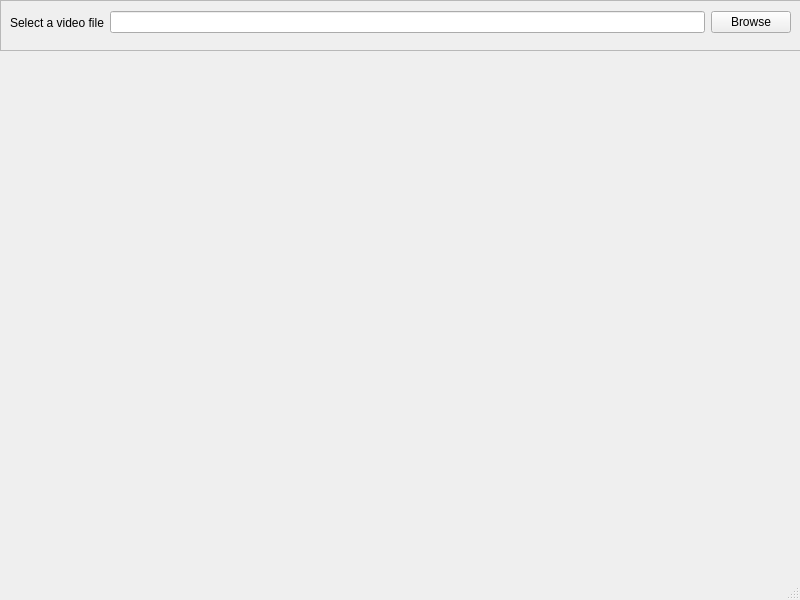
<?xml version="1.0" encoding="UTF-8"?>
<ui version="4.0">
 <class>MainWindow</class>
 <widget class="QMainWindow" name="MainWindow">
  <property name="geometry">
   <rect>
    <x>0</x>
    <y>0</y>
    <width>800</width>
    <height>600</height>
   </rect>
  </property>
  <property name="windowTitle">
   <string>Video Quality Metrics</string>
  </property>
  <widget class="QWidget" name="centralwidget">
   <widget class="QFrame" name="frame">
    <property name="geometry">
     <rect>
      <x>0</x>
      <y>0</y>
      <width>801</width>
      <height>51</height>
     </rect>
    </property>
    <property name="frameShape">
     <enum>QFrame::StyledPanel</enum>
    </property>
    <property name="frameShadow">
     <enum>QFrame::Raised</enum>
    </property>
    <widget class="QWidget" name="layoutWidget">
     <property name="geometry">
      <rect>
       <x>10</x>
       <y>10</y>
       <width>781</width>
       <height>25</height>
      </rect>
     </property>
     <layout class="QHBoxLayout" name="horizontalLayout">
      <item>
       <widget class="QLabel" name="labelselectfile">
        <property name="text">
         <string>Select a video file</string>
        </property>
       </widget>
      </item>
      <item>
       <widget class="QLineEdit" name="lineEditSelectFile"/>
      </item>
      <item>
       <widget class="QPushButton" name="pushButtonBrowse">
        <property name="text">
         <string>Browse</string>
        </property>
       </widget>
      </item>
     </layout>
    </widget>
   </widget>
  </widget>
  <widget class="QStatusBar" name="statusbar"/>
 </widget>
 <resources/>
 <connections/>
 <slots>
  <slot>slotBrowse()</slot>
 </slots>
</ui>
